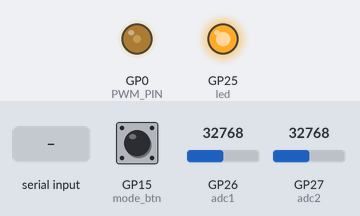
The program below on a simulated Raspberry Pi Pico running MicroPython. On the bench: output pins drawn as LEDs (lit = HIGH). Dashed ring = blinking. The inputs (shaded band) are chosen by the test bench; at power-on: GP15 (mode_btn) LOW, GP26 (adc1) = 32768, GP27 (adc2) = 32768 (analog values on the 0–65535 scale). What the program prints to the serial console is not drawn.

Above: at 1.2 s.
1.3 s: GP15 (mode_btn) pulled HIGH for 3.2 s
At 5.1 s:
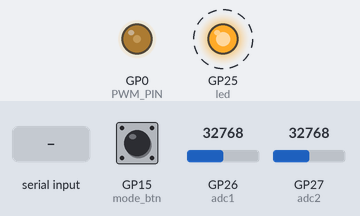
6.0 s: GP26 (adc1) set to 7864
8.5 s: "S" typed at the serial console
At 8.97 s:
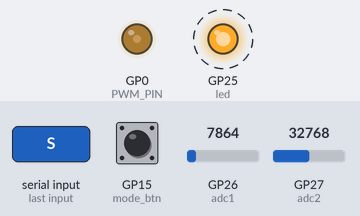
12.0 s: "R" typed at the serial console
At 12.9 s:
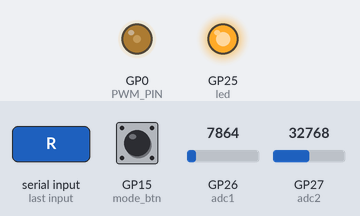
13.5 s: GP27 (adc2) set to 7864
15.6 s: GP15 (mode_btn) pulled HIGH for 0.15 s
At 19.96 s:
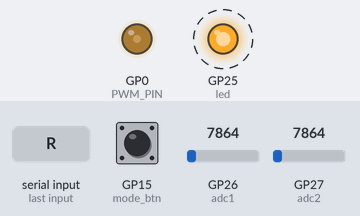
Timing chart, 0 to 20.1 s (numbered marks = the images above; inputs shaded):
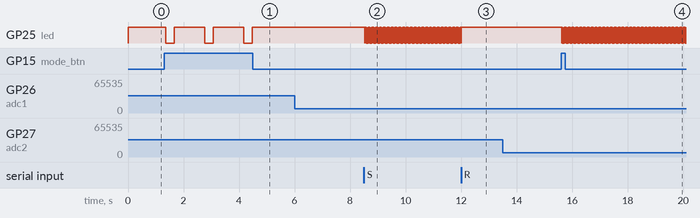

The program:

main.py
```python
from machine import ADC, Pin, PWM
import time
import sys
import select

# --- CONFIGURATION ---
ADC_PIN_1 = 26    # Channel 1 (Trigger Source)
ADC_PIN_2 = 27    # Channel 2
PWM_PIN = 0       # Signal Generator
BUTTON_PIN = 15   # Mode Button
LED_PIN = 25      # Status LED

# Total samples (divided by 2 for dual channel)
# 1000 total = 500 samples per channel
TOTAL_SAMPLES = 1000
CONV_FACTOR = 3.3 / 65535

# --- HARDWARE SETUP ---
# High impedance inputs
adc1 = ADC(Pin(ADC_PIN_1, Pin.IN, Pin.PULL_DOWN))
adc2 = ADC(Pin(ADC_PIN_2, Pin.IN, Pin.PULL_DOWN))

mode_btn = Pin(BUTTON_PIN, Pin.IN, Pin.PULL_DOWN)
led = Pin(LED_PIN, Pin.OUT)

# --- SIGNAL GENERATOR (PWM) ---
# 1kHz, 30% Duty Cycle for testing
pwm = PWM(Pin(PWM_PIN))
pwm.freq(1000)
pwm.duty_u16(int(0.30 * 65535))

# --- STATE MACHINE ---
# 0 = RUN, 1 = ARMED, 2 = HOLD
current_mode = 0
last_btn_time = 0

def check_inputs():
    global current_mode, last_btn_time

    # 1. Physical Button
    if mode_btn.value() == 1:
        now = time.ticks_ms()
        if time.ticks_diff(now, last_btn_time) > 300:
            last_btn_time = now
            if current_mode == 0:
                current_mode = 1
                print("MSG:ARMED - WAITING FOR TRIGGER")
            else:
                current_mode = 0
                print("MSG:CONTINUOUS RUN")

    # 2. Serial Commands
    if select.select([sys.stdin], [], [], 0)[0]:
        cmd = sys.stdin.read(1)
        if cmd == 'R': current_mode = 0; print("MSG:REMOTE - RUN")
        elif cmd == 'S': current_mode = 1; print("MSG:REMOTE - SINGLE")
        elif cmd == 'H': current_mode = 2; print("MSG:REMOTE - STOPPED")

def capture_and_send(tag="DATA"):
    # Buffer for interleaved data
    buf = [0] * TOTAL_SAMPLES

    # --- CRITICAL CAPTURE LOOP ---
    start_t = time.ticks_us()
    # Read pairs (CH1, CH2)
    for i in range(0, TOTAL_SAMPLES, 2):
        buf[i] = adc1.read_u16()   # CH1
        buf[i+1] = adc2.read_u16() # CH2
    end_t = time.ticks_us()

    # --- MATH (On Channel 1 Data) ---
    # Extract CH1 for metrics
    ch1_data = buf[0::2] # Slicing: start at 0, step 2
    samples_per_ch = TOTAL_SAMPLES / 2

    duration = time.ticks_diff(end_t, start_t) / 1_000_000
    if duration == 0: duration = 0.001
    sample_rate = samples_per_ch / duration

    # Voltage Metrics
    v_max = max(ch1_data)
    v_min = min(ch1_data)
    v_pp = (v_max - v_min) * CONV_FACTOR
    v_avg = (sum(ch1_data) / samples_per_ch) * CONV_FACTOR

    # Frequency & Duty Cycle
    mid = (v_max + v_min) // 2
    edges = 0
    first_edge = 0
    last_edge = 0
    state = 0
    high_samples = 0

    # Only calc if signal exists (> 0.15V noise floor)
    if (v_max - v_min) > 3000:
        for i, val in enumerate(ch1_data):
            if val > mid: high_samples += 1

            if state == 0 and val > mid:
                state = 1
                edges += 1
                if edges == 1: first_edge = i
                last_edge = i
            elif state == 1 and val < mid:
                state = 0

    freq = 0
    period_ms = 0
    duty = 0

    if edges > 1:
        dist = last_edge - first_edge
        cycles = edges - 1
        freq = sample_rate / (dist / cycles)
        period_ms = (1 / freq) * 1000
        # Duty Cycle
        duty = (high_samples / len(ch1_data)) * 100

    # --- SEND ---
    data_str = ",".join(str(x) for x in buf)
    # Added Duty to metrics list
    # Format: METRICS:vpp,freq,period,vavg,duty|...
    print(f"METRICS:{v_pp:.2f},{freq:.1f},{period_ms:.2f},{v_avg:.2f},{duty:.1f}|DATA:{data_str}|TAG:{tag}")

def run_scope():
    global current_mode
    while True:
        check_inputs()

        if current_mode == 0: # RUN
            led.value(1)
            capture_and_send(tag="RUN")

        elif current_mode == 1: # ARMED
            led.toggle()
            # Trigger on CH1 Rising Edge
            if adc1.read_u16() > 20000:
                led.value(1)
                # Captures BOTH channels automatically
                capture_and_send(tag="SINGLE")
                current_mode = 2
            time.sleep(0.01)

        elif current_mode == 2: # HOLD
            led.value(0)
            time.sleep(0.1)

print("Pico Dual Scope Ready.")
run_scope()
```

Measured:
- after the input at 1.3 s, GP25 (led): alternates HIGH for 1.1 s and LOW for 0.30 s, starting after 0.07 s
- after the input at 6.0 s, every drawn part: stays the same
- after the input at 8.5 s, GP25 (led): alternates HIGH for 0.01 s and LOW for 0.01 s, starting at once
- after the input at 12.0 s, GP25 (led): goes on until 12.0 s, then stays HIGH
- after the input at 13.5 s, every drawn part: stays the same
- after the input at 15.6 s, GP25 (led): alternates HIGH for 0.01 s and LOW for 0.01 s, starting at once
